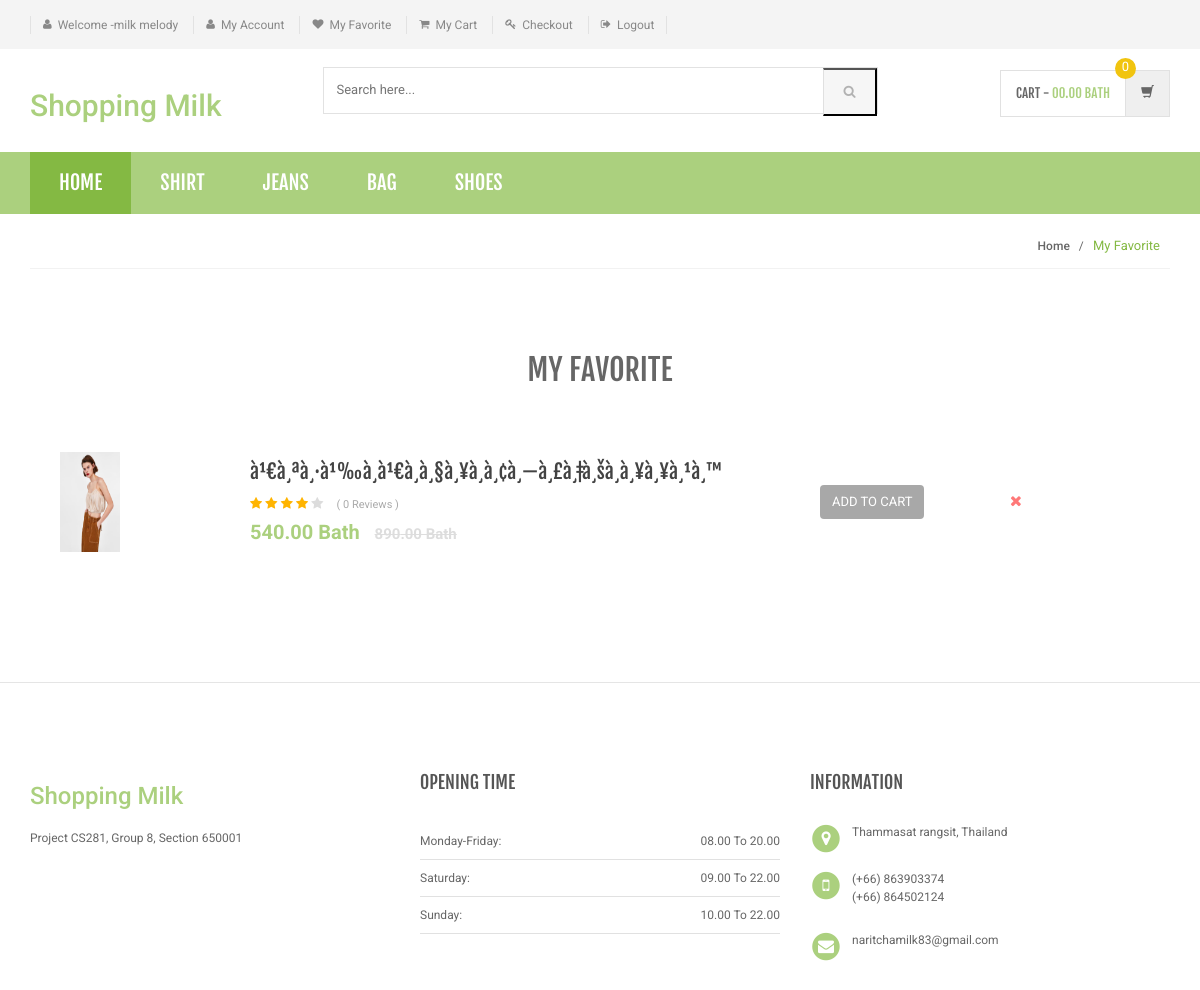
The page /Ecommerce/my-wishlist.php (signed in) on the database its author committed.
### tables this page shows
CREATE TABLE `category` (
  `id` int(11) NOT NULL,
  `categoryName` varchar(255) NOT NULL,
  `categoryDescription` longtext NOT NULL,
  `creationDate` timestamp NOT NULL DEFAULT CURRENT_TIMESTAMP,
  `updationDate` varchar(255) NOT NULL
);

CREATE TABLE `wishlist` (
  `id` int(11) NOT NULL,
  `userId` int(11) NOT NULL,
  `productId` int(11) NOT NULL,
  `postingDate` timestamp NOT NULL DEFAULT CURRENT_TIMESTAMP
);

CREATE TABLE `products` (
  `id` int(11) NOT NULL,
  `category` int(11) NOT NULL,
  `productName` varchar(255) NOT NULL,
  `productCompany` varchar(255) NOT NULL,
  `productPrice` int(11) NOT NULL,
  `productPriceBeforeDiscount` int(11) NOT NULL,
  `productDescription` longtext NOT NULL,
  `productImage1` varchar(255) NOT NULL,
  `productImage2` varchar(255) NOT NULL,
  `productImage3` varchar(255) NOT NULL,
  `shippingCharge` int(11) NOT NULL,
  `productAvailability` varchar(255) NOT NULL,
  `postingDate` timestamp NOT NULL DEFAULT CURRENT_TIMESTAMP,
  `updationDate` varchar(255) NOT NULL
);

### Ecommerce/my-wishlist.php (the view, shortened to what this page needs)
<?php
include('includes/config.php');
if(strlen($_SESSION['login'])==0)
    {
header('location:index.php');
}
else{
?>
<!DOCTYPE html>
<html lang="en">
	<head>
	    <link rel="stylesheet" href="assets/css/bootstrap.min.css">
	    <link rel="stylesheet" href="assets/css/main.css">
	    <link rel="stylesheet" href="assets/css/green.css">
	    <link rel="stylesheet" href="assets/css/owl.carousel.css">
		<link rel="stylesheet" href="assets/css/owl.transitions.css">
		<link href="assets/css/lightbox.css" rel="stylesheet">
		<link rel="stylesheet" href="assets/css/animate.min.css">
		<link rel="stylesheet" href="assets/css/rateit.css">
		<link rel="stylesheet" href="assets/css/bootstrap-select.min.css">
		<link rel="stylesheet" href="assets/css/config.css">
		<link href="assets/css/green.css" rel="alternate stylesheet" title="Green color">
		<link href="assets/css/blue.css" rel="alternate stylesheet" title="Blue color">
		<link href="assets/css/red.css" rel="alternate stylesheet" title="Red color">
		<link href="assets/css/orange.css" rel="alternate stylesheet" title="Orange color">
		<link href="assets/css/dark-green.css" rel="alternate stylesheet" title="Darkgreen color">
		<link rel="stylesheet" href="assets/css/font-awesome.min.css">
	</head>
    <body class="cnt-home">
<header class="header-style-1">
<?php include('includes/top-header.php');?>
<?php include('includes/main-header.php');?>
<?php include('includes/menu-bar.php');?>
</header>
<div class="breadcrumb">
	<div class="container">
		<div class="breadcrumb-inner">
			<ul class="list-inline list-unstyled">
				<li><a href="home.html">Home</a></li>
				<li class='active'>My Favorite</li>
			</ul>
		</div>
	</div>
</div>
<div class="body-content outer-top-bd">
	<div class="container">
		<div class="my-wishlist-page inner-bottom-sm">
			<div class="row">
				<div class="col-md-12 my-wishlist">
	<div class="table-responsive">
		<table class="table">
			<thead>
				<tr>
					<th colspan="4">My Favorite</th>
				</tr>
			</thead>
			<tbody>
<?php
$ret=mysqli_query($con,"select wishlist.productId,products.productName as pname,products.productName as proid,products.productImage1 as pimage,products.productPrice as pprice,products.productPriceBeforeDiscount as ppricebd,wishlist.productId as pid,wishlist.id as wid from wishlist join products on products.id=wishlist.productId where wishlist.userId='".$_SESSION['id']."'");
$num=mysqli_num_rows($ret);
	if($num>0)
	{
while ($row=mysqli_fetch_array($ret)) {
?>
				<tr>
					<td class="col-md-2"><img src="admin/productimages/<?php echo htmlentities($row['productId']);?>/<?php echo htmlentities($row['pimage']);?>" alt="<?php echo htmlentities($row['pname']);?>" width="60" height="100"></td>
					<td class="col-md-6">
						<div class="product-name"><a href="product-details.php?pid=<?php echo htmlentities($pd=$row['pid']);?>"><?php echo htmlentities($row['pname']);?></a></div>
<?php $rt=mysqli_query($con,"select * from productreviews where productId='$pd'");
$num=mysqli_num_rows($rt);
?>
						<div class="rating">
							<i class="fa fa-star rate"></i>
							<i class="fa fa-star rate"></i>
							<i class="fa fa-star rate"></i>
							<i class="fa fa-star rate"></i>
							<i class="fa fa-star non-rate"></i>
							<span class="review">( <?php echo htmlentities($num);?> Reviews )</span>
						</div>
						<div class="price">
							<?php echo htmlentities($row['pprice']);?>.00 Bath
							<span><?php echo htmlentities($row['ppricebd']);?>.00 Bath</span>
						</div>
					</td>
					<td class="col-md-2">
						<a href="my-wishlist.php?page=product&action=add&id=<?php echo $row['pid']; ?>" class="btn-upper btn btn-primary">Add to cart</a>
					</td>
					<td class="col-md-2 close-btn">
						<a href="my-wishlist.php?del=<?php echo htmlentities($row['wid']);?>" onClick="return confirm('Are you sure you want to delete?')" class=""><i class="fa fa-times"></i></a>
					</td>
				</tr>
				<?php } } else{ ?>
				<tr>
					<td style="font-size: 18px; font-weight:bold ">Your Favorite is Empty</td>
				</tr>
				<?php } ?>
			</tbody>
		</table>
	</div>
</div>			</div>
		</div>
</div>
</div>
<?php include('includes/footer.php');?>
</body>
</html>
<?php } ?>

### Ecommerce/includes/menu-bar.php (shortened to what this page needs)
<div class="header-nav animate-dropdown">
    <div class="container">
        <div class="yamm navbar navbar-default" role="navigation">
            <div class="nav-bg-class">
                <div class="navbar-collapse collapse" id="mc-horizontal-menu-collapse">
	<div class="nav-outer">
		<ul class="nav navbar-nav">
			<li class="active dropdown yamm-fw">
				<a href="index.php" data-hover="dropdown" class="dropdown-toggle">Home</a>
			</li>
              <?php $sql=mysqli_query($con,"select id,categoryName  from category limit 6");
while($row=mysqli_fetch_array($sql))
{
    ?>
			<li class="dropdown yamm">
				<a href="category.php?cid=<?php echo $row['id'];?>"> <?php echo $row['categoryName'];?></a>
			</li>
			<?php } ?>
		</ul>
		<div class="clearfix"></div>
	</div>
</div>
            </div>
        </div>
    </div>
</div>

### Ecommerce/assets/css/green.css (style rules this page uses)
a { color: #abd07e; }
.header-style-1 .header-nav { background: #abd07e; }
.cnt-home .header-style-1 .header-nav .navbar .navbar-nav > li.active { background: #84b943; }
.breadcrumb ul li.active { color: #84b943; }
.body-content .my-wishlist-page .my-wishlist table tbody .price { color: #abd07e; }

### Ecommerce/assets/css/lightbox.css (style rules this page uses)
body:after { content: url(../images/close.png) url(../images/loading.gif) url(../images/prev.png) url(../images/next.png); display: none; }

### Ecommerce/assets/css/rateit.css (style rules this page uses)
.rateit { display: -moz-inline-box; display: inline-block; position: relative; -webkit-user-select: none; -khtml-user-select: none; -moz-user-select: none; -o-user-select: none; -ms-user-select: none; user-select: none; -webkit-touch-callout: none; }

### Ecommerce/assets/css/blue.css (style rules this page uses)
a { color: #3498db; }
.header-style-1 .header-nav { background: #3498db; }
.cnt-home .header-style-1 .header-nav .navbar .navbar-nav > li.active { background: #1d6ca1; }
.breadcrumb ul li.active { color: #1d6ca1; }
.body-content .my-wishlist-page .my-wishlist table tbody .price { color: #3498db; }

### Ecommerce/assets/css/red.css (style rules this page uses)
a { color: #ff6c6c; }
.header-style-1 .header-nav { background: #ff6c6c; }
.cnt-home .header-style-1 .header-nav .navbar .navbar-nav > li.active { background: #ff1a1a; }
.breadcrumb ul li.active { color: #ff1a1a; }
.body-content .my-wishlist-page .my-wishlist table tbody .price { color: #ff6c6c; }

### Ecommerce/assets/css/orange.css (style rules this page uses)
a { color: #f39c12; }
.header-style-1 .header-nav { background: #f39c12; }
.cnt-home .header-style-1 .header-nav .navbar .navbar-nav > li.active { background: #ab6c09; }
.breadcrumb ul li.active { color: #ab6c09; }
.body-content .my-wishlist-page .my-wishlist table tbody .price { color: #f39c12; }

### Ecommerce/assets/css/dark-green.css (style rules this page uses)
a { color: #12cca7; }
.header-style-1 .header-nav { background: #12cca7; }
.cnt-home .header-style-1 .header-nav .navbar .navbar-nav > li.active { background: #0b816a; }
.breadcrumb ul li.active { color: #0b816a; }
.body-content .my-wishlist-page .my-wishlist table tbody .price { color: #12cca7; }

### rows shown on the page
category: categoryName "SHIRT"
category: categoryName "JEANS"
category: categoryName "BAG"
category: categoryName "SHOES"
wishlist: productId.productImage1 (picture), productId.productName "à¹€à¸ªà¸·à¹‰à¸­à¹€à¸­à¸§à¸¥à¸­à¸¢à¸—à¸£à¸‡à¸šà¸­à¸¥à¸¥à¸¹à¸™", num "0", productId.productPrice "540", productId.productPriceBeforeDiscount "890"

### other values the page prints
$_SESSION['username'] "milk melody"
